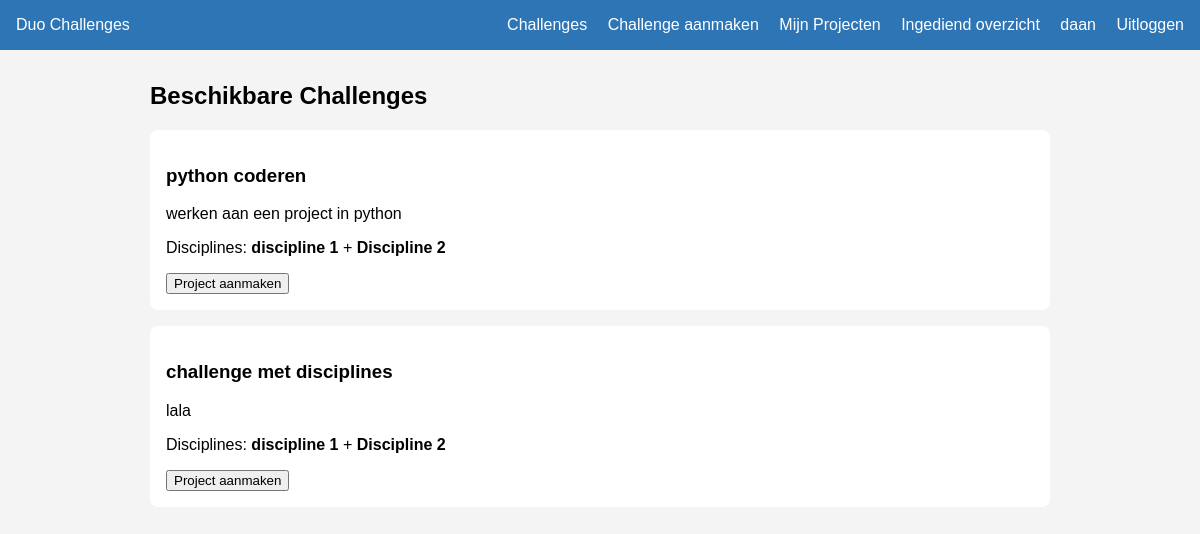
The app's page / (signed in), older data.
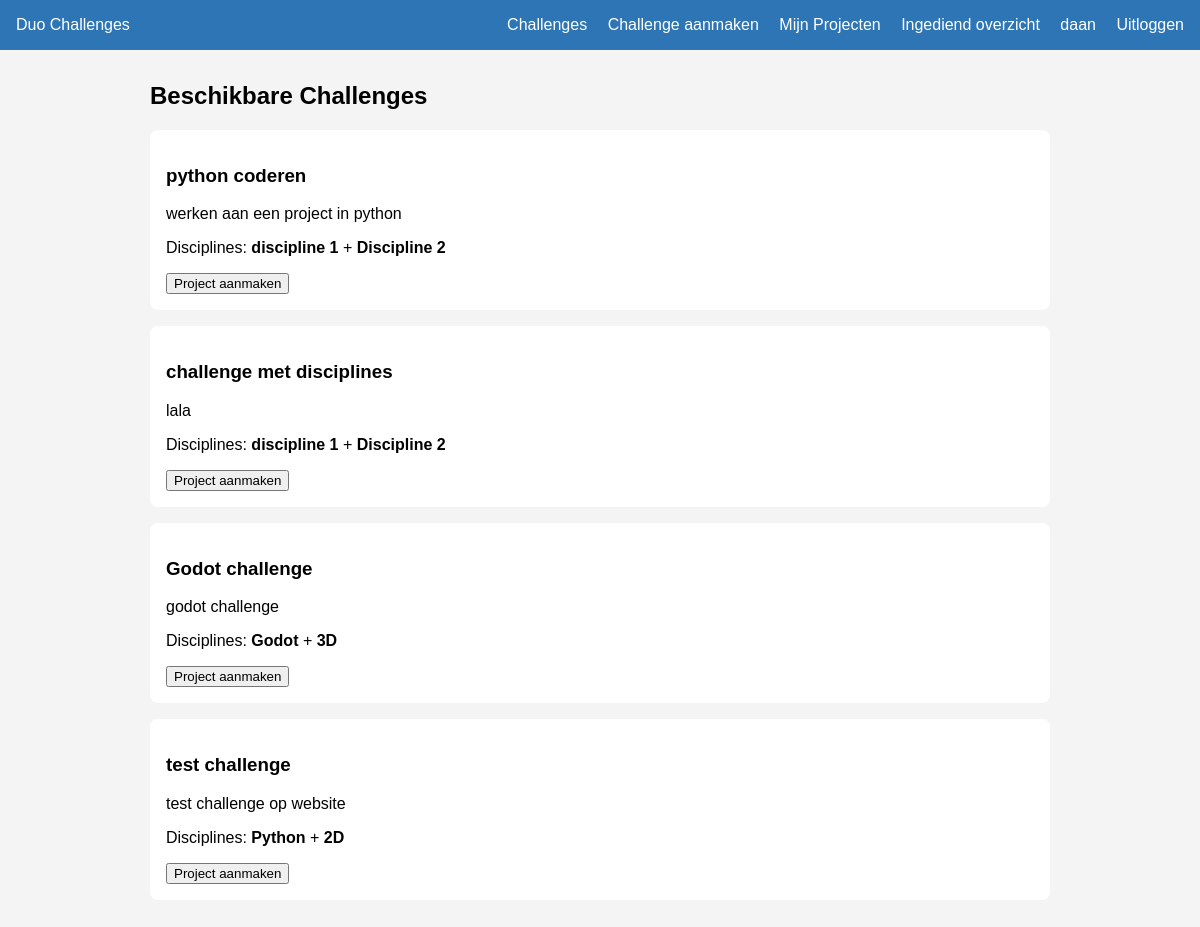
The same page, newer data.
### challenges/models.py (models this page shows, shortened)
class Challenge(models.Model):
    titel = models.CharField(max_length=200)
    omschrijving = models.TextField()
    discipline_een = models.ForeignKey(
        Discipline,
        on_delete=models.CASCADE,
        related_name='challenges_een'
    )
    discipline_twee = models.ForeignKey(
        Discipline,
        on_delete=models.CASCADE,
        related_name='challenges_twee'
    )
    aangemaakt_door = models.ForeignKey(
        User,
        on_delete=models.SET_NULL,
        null=True
    )
    aangemaakt_op = models.DateTimeField(auto_now_add=True)

class Discipline(models.Model):
    naam = models.CharField(max_length=100)
    def __str__(self):
        return self.naam

### challenges/views.py (the view)
# urls.py: path('', views.challenges_lijst, name='challenges_lijst'),
@login_required(login_url='login')
def challenges_lijst(request):
    challenges = Challenge.objects.all()
    return render(request, 'challenges_lijst.html', {'challenges': challenges})

### challenges/templates/challenges_lijst.html
{% extends 'base.html' %}
{% block content %}
    <h2>Beschikbare Challenges</h2>
    {% for challenge in challenges %}
        <div style="background: white; padding: 1rem; margin-bottom: 1rem; border-radius: 8px;">
            <h3>{{ challenge.titel }}</h3>
            <p>{{ challenge.omschrijving }}</p>
            <p>
                Disciplines:
                <strong>{{ challenge.discipline_een }}</strong> +
                <strong>{{ challenge.discipline_twee }}</strong>
            </p>
            <a href="{% url 'project_aanmaken' challenge.id %}">
                <button>Project aanmaken</button>
            </a>
        </div>
    {% empty %}
        <p>Er zijn nog geen challenges aangemaakt.</p>
    {% endfor %}
{% endblock %}

Row changes from the older to the newer data that the page shows:
added Challenge: titel "Godot challenge", omschrijving "godot challenge", discipline_een "Godot", discipline_twee "3D"
added Challenge: titel "test challenge", omschrijving "test challenge op website", discipline_een "Python", discipline_twee "2D"
